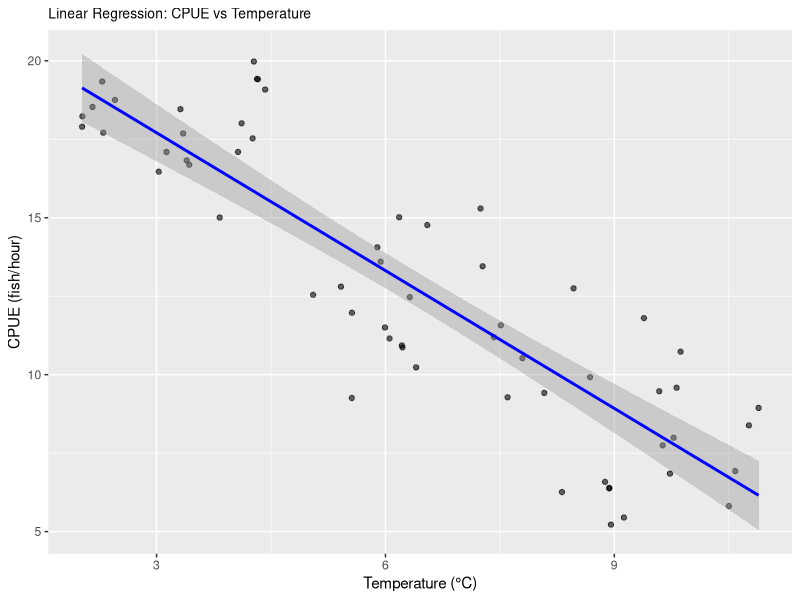

The R source for this figure:
# git hub to website:
# go to terminal
# git status
# git pull
# git status
# git add -A
# git status
# git commit -am 'brief message'
# git status
# git push
# git status
# git pull







# homework 4

# Question 1
x = 1.1
a = 2.2
b = 3.3

# a.
z <- x^a^b
print(z)

# b.
z <- (x^a)^b
print(z)

# c. 
z <- 3*x^3 + 2*x^2 + 1
print(z)

# Question 2
?rep()
?seq()

# a.
rep(c(seq(1,8), seq(7,1)))

# b.
rep(rep(1:5, times = 1:5))

# c.
rep(5:1, times = 1:5)

# Question 3
?asin() 
?acos()
?atan()
?runif

# Make the two random uniform vectors
set.seed(123)
x <- runif(1)
print(x)
y <- runif(1)
print(y)

# Convert to polar coordinates
polar <- sqrt(x^2 + y^2)

theta = atan2(y,x)

print("Polar coordinates:")
print(c("r =", polar))
print(c("θ (in radians) =", theta))
print(c("θ (in degrees) =", theta * (180/pi)))

# Question 4
queue <- c("sheep", "fox", "owl", "ant")
queue <- c("sheep", "fox", "owl", "ant", "serpent")
queue <- c("donkey", "sheep", "fox", "owl", "ant", "serpent")
queue <- c("donkey", "sheep", "fox", "owl", "ant")
queue <- c("donkey", "sheep", "fox", "ant")
queue <- c("donkey", "sheep", "fox", "aphid", "ant")

# the aphid is the 4th in line

# Question 5
# Create sequence from 1 to 100
numbers <- 1:100

# vector of all of the integers from 1 to 100 that are not divisible by 2, 3, or 7
result <- numbers[numbers %% 2 != 0 & numbers %% 3 != 0 & numbers %% 7 != 0]
print(result)


# homework 5 ---------------------------------------

# Question 1 : Assign to the variable n_dims a single random integer between 3 and 10.
# make this reproducible by using the set.seed() however, if you want new numbers you can comment this out
# set.seed(25) 
# randomly assign a single random integer between 3 and 10 
n_dims <- sample(3:10, 
                 size = 1)
print(n_dims)

# part a: Create a vector of consecutive integers from 1 to n_dims^2. 
# we need to create a vector of numbers 1: n_dims^2
numbers <- 1:(n_dims^2)
print(numbers)

#part b: Use the sample function to randomly reshuffle these values.
numbers <- sample(numbers)
print(numbers)

# part c: create a square matrix with these elements.
# this needs to be square so we need to use 9 X 9 matrix because
square_matrix <- matrix(numbers, 
                 nrow = n_dims, 
                 ncol = n_dims)

# part d: print out the matrix.
print(square_matrix)

# part e: find a function in r to transpose the matrix.
# I found the t() function to transpose my 9 X 9 matrix
transposed <- t(square_matrix)

# part f: print it out again and note how it has changed.
print(transposed) # it flipped flopped the columns and the rows in the matrix. For example, the value in [1,2] of 67 for the square_matrix matrix moved to [2,1] in the transposed matrix

# part g: calculate the sum and the mean of the elements in the first row and then the last row.
# For the first row of the transposed matrix
sum_first_row <- sum(transposed[1, ])
print(sum_first_row)
mean_first_row <- mean(transposed[1, ])
print(mean_first_row)

# For the last row of the transposed matrix
sum_last_row <- sum(transposed[n_dims, ])
print(sum_last_row)
mean_last_row <- mean(transposed[n_dims, ])
print(mean_last_row)

# part h: read about the eigen() function and use it on your matrix
?eigen()

eigen_matrix <- eigen(transposed)
print(eigen_matrix)

# part i: look carefully at the elements of $values and $vectors in the output. What kind of numbers are these?
eigen_matrix$values
eigen_matrix$vectors

# I have read the R help file on the output from the eigen() function. The help file states that the values and vectors may contain complex numbers. 

# part j: dig in with the typeof() function to figure out their type.

# Check the typeof() for the values of of the eigen matrix
typeof(eigen_matrix$values) 
# this returned that the values are complex

# What is the typeof() of the vectors in the eigen table?
typeof(eigen_matrix$vectors)
# This also returned a complex type

# part k: if have set your code up properly, you should be able to re-run it and create a matrix of different size because n_dims will change.

# I re ran the code and it changed the n_dims. However, if I wanted to keep the same table, I would run the set.seed() function to prevent it from changing each time and it is reproducible. 


# Question 2 ----------------------------------
# part a: Create a list with the following named elements: my_matrix, which is a 4 x 4 matrix filled with random uniform values
my_matrix <- matrix(runif(16), nrow = 4, ncol = 4)
print(my_matrix)

# part b: my_logical which is a 100-element vector of TRUE or FALSE values. Do this efficiently by setting up a vector of random values and then applying an inequality to it.
my_logical <- runif(100) > 0.5
print(my_logical)

# part c: my_letters, which is a 26-element vector of all the lower-case letters in random order.
my_letters <- sample(letters)
print(my_letters)

# Now I need to create a list of all of these. 
# Create the list with all three named elements
my_list <- list(
  my_matrix = my_matrix,
  my_logical = my_logical,
  my_letters = my_letters
)
str(my_list)
print(my_list)

# part d: create a new list, which has the element[2,2] from the matrix, the second element of the logical vector, and the second element of the letters vector.
my_list2 <- list(
  matrix_element = my_list$my_matrix[2,2],
  logical_element = my_list$my_logical[2],
  letter_element = my_list$my_letters[2]
)
str(my_list2)
print(my_list2)

# part e: use the typeof() function to confirm the underlying data types of each component in this list
typeof(my_list2$matrix_element) # double
typeof(my_list2$logical_element) # logical
typeof(my_list2$letter_element) # character

# part f: combine the underlying elements from the new list into a single atomic vector with the c() function.
vector <- c(my_list2$matrix_element,
            my_list2$logical_element,
            my_list2$letter_element)

# part g: what is the data type of this vector?
typeof(vector)
# it is a character

# Question 3 ------------------------------------
# part a: Create a data frame with the two variables (= columns) and 26 cases (= rows) below: call the first variable my_unis and fill it with 26 random uniform values from 0 to 10
# First we need to create my_unis
# part b: call the second variable my_letters and fill it with 26 capital letters in random order.
# now we need to make my_letters
my_df <- data.frame(
  my_unis = runif(26, min = 0, max = 10),
  my_letters = sample(LETTERS)
)
print(my_df)

# part c: for the first variable, use a single line of code in R to select 4 random rows and replace the numerical values in those rows with NA.
my_df$my_unis[sample(1:26, 4)] <- NA 

# part d: for the first variable, write a single line of R code to identify which rows have the missing values.
which(is.na(my_df$my_unis)) # columns 4, 5, 18, 21 have missing columns

# part e: re-order the entire data frame to arrange the second variable in alphabetical order
my_df <- my_df[order(my_df$my_letters), ]

# part f: calculate the column mean for the first variable.
mean_variable1 <- mean(my_df$my_unis, na.rm = TRUE) # 5.15755






# Homework 6 --------------------------

# Question 1. Think about an ongoing study in your lab (or a paper you have read in a different class), and decide on a pattern that you might expect in your experiment if a specific hypothesis were true.

# I am in Dr. Mark Henderson's lab studying catch per unit effort (CPUE; fish/hr) of Atlantic Salmon in Lake Champlain using boat electrofishing. We have generated CPUE of Atlantic Salmon catch rates for a sampling protocol for fish collection for acoustic telemetry studies. Understanding the optimal sampling time is beneficial for us because we want to be most efficient while collecting fish in the field. We are interested in how the water temperature of Lake Champlain effects the CPUE of Atlantic Salmon. We hypothesize that as the water temperature increases, the CPUE of Atlantic Salmon will decrease because the Atlantic Salmon will be in deeper water and out of the electrical field where we are shocking (<15 ft.). The Atlantic Salmon are cold-water fish and want to live in the cooler and deeper waters when the surface temperature is higher. 

# Question 2. To start simply, assume that the data in each of your treatment groups follow a normal distribution. Specify the sample sizes, means, and variances for each group that would be reasonable if your hypothesis were true. You may need to consult some previous literature and/or an expert in the field to come up with these numbers.

# Question 3. Using the methods we have covered in class, write code to create a random data set that has these attributes. Organize these data into a data frame with the appropriate structure.
library(ggplot2)
library(dplyr)

# Set seed for reproducibility
# set.seed(25)

# Create the data
?rnorm()

low <- data.frame(
  temp_group = "Low (2-4.9°C)",
  CPUE = rnorm(n = 20, mean = 18, sd = 1.2),
  temperature = runif(20, 2, 4.9));low

medium <- data.frame(
  temp_group = "Medium (5-7.9°C)",
  CPUE = rnorm(n = 20, mean = 12, sd = 1.5),
  temperature = runif(20, 5, 7.9));medium

high <- data.frame(
  temp_group = "High (8-10.9°C)",
  CPUE = rnorm(n = 20, mean = 8, sd = 2),
  temperature = runif(20, 8, 10.9));high

# combine all of the the datasets together to make a big dataset with low, medium, and high datasets
data <- rbind(low, medium, high)

# Question 4. Now write code to analyze the data (probably as an ANOVA or regression analysis, but possibly as a logistic regression or contingency table analysis. Write code to generate a useful graph of the data.

# First, we can do a linear regression on the continuous variables 
# Fit linear model
linear_regression <- lm(CPUE ~ temperature, data = data)

my_out <- c(slope=summary(linear_regression)$coefficients[2,1],
            p_value=summary(linear_regression)$coefficients[2,4],
            r_squared = summary(linear_regression)$r.squared);my_out

print(summary(linear_regression))

## 

# 3. Visualizations
# Create scatter plot with regression line
scatter_plot <- ggplot(data, aes(x = temperature, y = CPUE)) +
  geom_point(alpha = 0.6) +
  geom_smooth(method = "lm", color = "blue") +
  labs(
    title = "Linear Regression: CPUE vs Temperature",
    x = "Temperature (°C)",
    y = "CPUE (fish/hour)"
  ) + theme(plot.title = element_text(size = 10));scatter_plot


# Question 5. Try running your analysis multiple times to get a feeling for how variable the results are with the same parameters, but different sets of random numbers.

## I have rerun the code above so that the random numbers change each time to see the differences!

# Question 6. Now, using a series of for loops, adjust the parameters of your data to explore how they might impact your results/analysis, and store the results of your for loops into an object so you can view it. For example, what happens if you were to start with a small sample size and then re-run your analysis? Would you still get a significant result? What if you were to increase that sample size by 5, or 10? How small can your sample size be before you detect a significant pattern (p < 0.05)? How small can the differences between the groups be (the “effect size”) for you to still detect a significant pattern?
# Set seed for reproducibility
set.seed(25)

# Change sample sizes
m <- c(2,3,4,5,6,7,8,9,10,15)
for (i in seq_along(m)){
  print(m[i])
  low <- data.frame(
    temp_group = "Low (2-4.9°C)",
    CPUE = rnorm(n = m[i], mean = 10, sd = 1.2),
    temperature = runif(m[i], 2, 4.9));low
  
  medium <- data.frame(
    temp_group = "Medium (5-7.9°C)",
    CPUE = rnorm(n = m[i], mean = 6, sd = 1.3),
    temperature = runif(m[i], 5, 7.9));medium
  
  high <- data.frame(
    temp_group = "High (8-10.9°C)",
    CPUE = rnorm(n = m[i], mean = 4, sd = 1.3),
    temperature = runif(m[i], 8, 10.9));high
  data <- rbind(low, medium, high)
  linear_regression <- lm(CPUE ~ temperature, data = data)
  
  my_out <- c(slope=summary(linear_regression)$coefficients[2,1],
              p_value=summary(linear_regression)$coefficients[2,4],
              r_squared = summary(linear_regression)$r.squared);my_out
  
  print(summary(linear_regression))
  
}

# I wanted to test if changing the sample sizes would impact the p-value and r-squared of the regression. I found a significant difference (p < 0.05) with 20 samples, so I wanted to see how if I decreased the sample size that at what sample size I would not see a significant difference. Therefore, I created a for loop and included various sample sizes and found that at 2 sample sizes, I did not see a significant difference. So, a sample size of 3 would be the effective sample size (this is the answer for Question 7). 

# Change the means for each temp group for sample size of 20
mean_low <- c(5, 6, 7, 8, 9, 10, 11)
for (i in seq_along(mean_low)){
  print(mean_low[i])
  low <- data.frame(
    temp_group = "Low (2-4.9°C)",
    CPUE = rnorm(n = 20, mean = mean_low[i], sd = 1.2),
    temperature = runif(20, 2, 4.9));low
  
  medium <- data.frame(
    temp_group = "Medium (5-7.9°C)",
    CPUE = rnorm(n = m[i], mean = 6, sd = 1.3),
    temperature = runif(m[i], 5, 7.9));medium
  
  high <- data.frame(
    temp_group = "High (8-10.9°C)",
    CPUE = rnorm(n = m[i], mean = 4, sd = 1.3),
    temperature = runif(m[i], 8, 10.9));high
  data <- rbind(low, medium, high)
  linear_regression <- lm(CPUE ~ temperature, data = data)
  
  my_out <- c(slope=summary(linear_regression)$coefficients[2,1],
              p_value=summary(linear_regression)$coefficients[2,4],
              r_squared = summary(linear_regression)$r.squared);my_out
  
  print(summary(linear_regression))
  
}

## The lower the mean is for the low temperature group, the less the p value gets from the regression analysis. This does mot really have any significant management implications because you really can not alter the means (the data is the data that you collect) however, for practicing the for loop, it was helpful to do. 

# Question 7. Alternatively, for the effect sizes you originally hypothesized, what is the minimum sample size you would need in order to detect a statistically significant effect? Again, run the model a few times with the same parameter set to get a feeling for the effect of random variation in the data.

## See the comment in Question #6. The effective sample size to detect a significant difference in the linear regression would be 

# Question 8. Write up your results in a markdown file, organized with headers and different code chunks to show your analysis. Be explicit in your explanation and justification for sample sizes, means, and variances.

## Check Homework_6 tab for Markdown